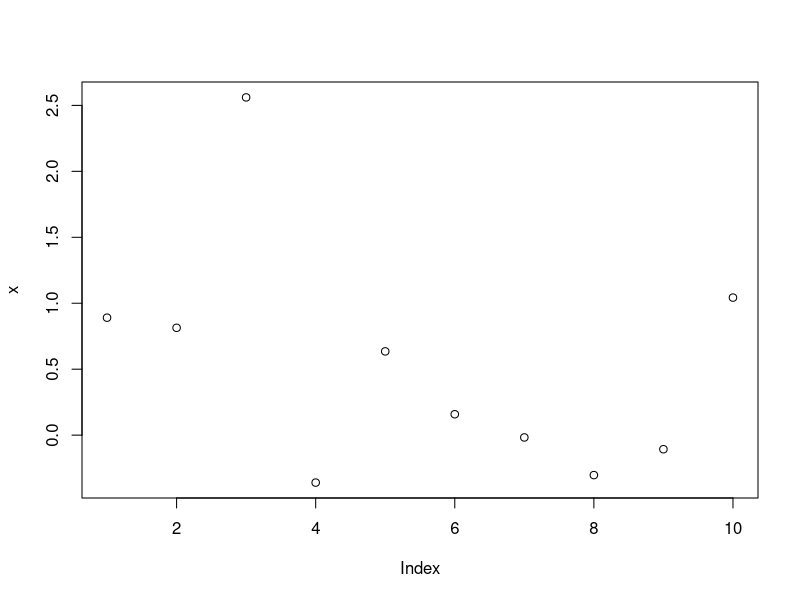
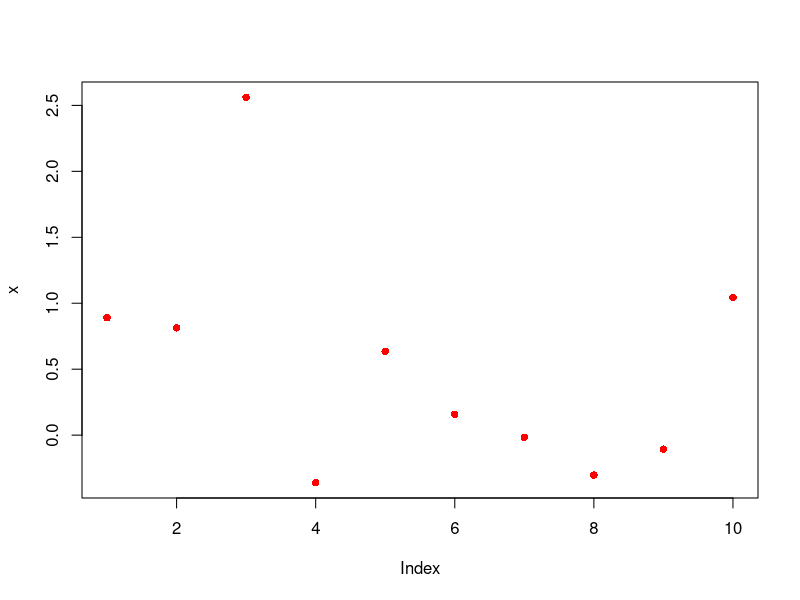
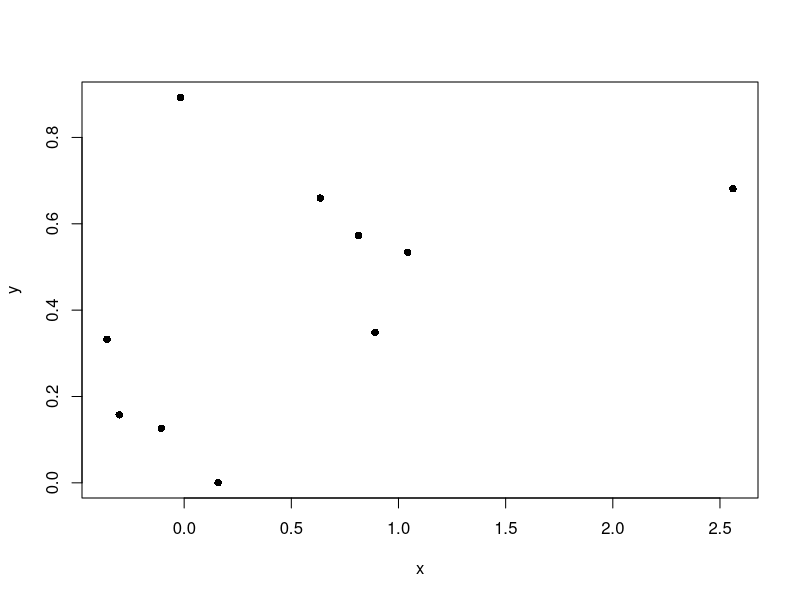

Write R code to recreate these figures, in order. (Note: this script raises an error after producing the figures.)
# Project: R Workshop, Part I
# Author: Davit Sargsyan
# Created: 06/04/2017
#*****************************************************
# Basic plots----
# R knows how to plot objects of each class
x <- rnorm(10)
x
plot(x)

# Change parameters
plot(x,
     col = "red",
     pch = 16)
# etc.
?plot

# Plotting two vectors agains each other
y <- runif(10)
y
plot(y ~ x,
     pch = 16)

# Plot a data table
dt1 <- data.table(y, x)
dt1
plot(dt1)

# Against a factor
dt1$z <- factor(rep(1:2, 5))
dt1
plot(dt1$y ~ dt1$z)
points(dt1$y ~ dt1$z)

dt1 <- dt1[order(dt1$x)]
plot(dt1$y ~ dt1$x)
lines(dt1$y ~ dt1$x)

# Plot all variables pairwise
plot(dt1)

# Example: cars----
?cars
data("cars")
cars
plot(cars)

# Linear model
m1 <- lm(dist ~ speed, 
         data = cars)
m1
summary(m1)
anova(m1)
fitted(m1)
resid(m1)

# Residuals
plot(m1)

# Fitted line
plot(cars)
abline(m1)

class(m1)
names(m1)
m1$coefficients

speed1 <- seq(0, 100, 1)
pr1 <- predict(m1, 
               newdata = list(speed = speed1))
plot(pr1 ~ speed1, type = "l")
points(cars)

# Example; brain vs. body weight
data("Animals", package = "MASS")
?Animals
Animals
plot(Animals)
plot(log(Animals))
text(rownames(Animals),
     x = log(Animals$body),
     y = log(Animals$brain))

# Example: diamonds----
require(ggplot2)
data("diamonds")
diamonds

# Example: Davit's MTS data----
require(data.table)
dt1 <- fread("r_workshop/example_mts.csv")
dt1

dt2 <- subset(dt1,
              Dose != 0)
dt2

plot(dt2$Readout ~ log(dt2$Dose),
     col = as.numeric(factor(dt2$Treatment)),
     pch = 16)

# Linear models